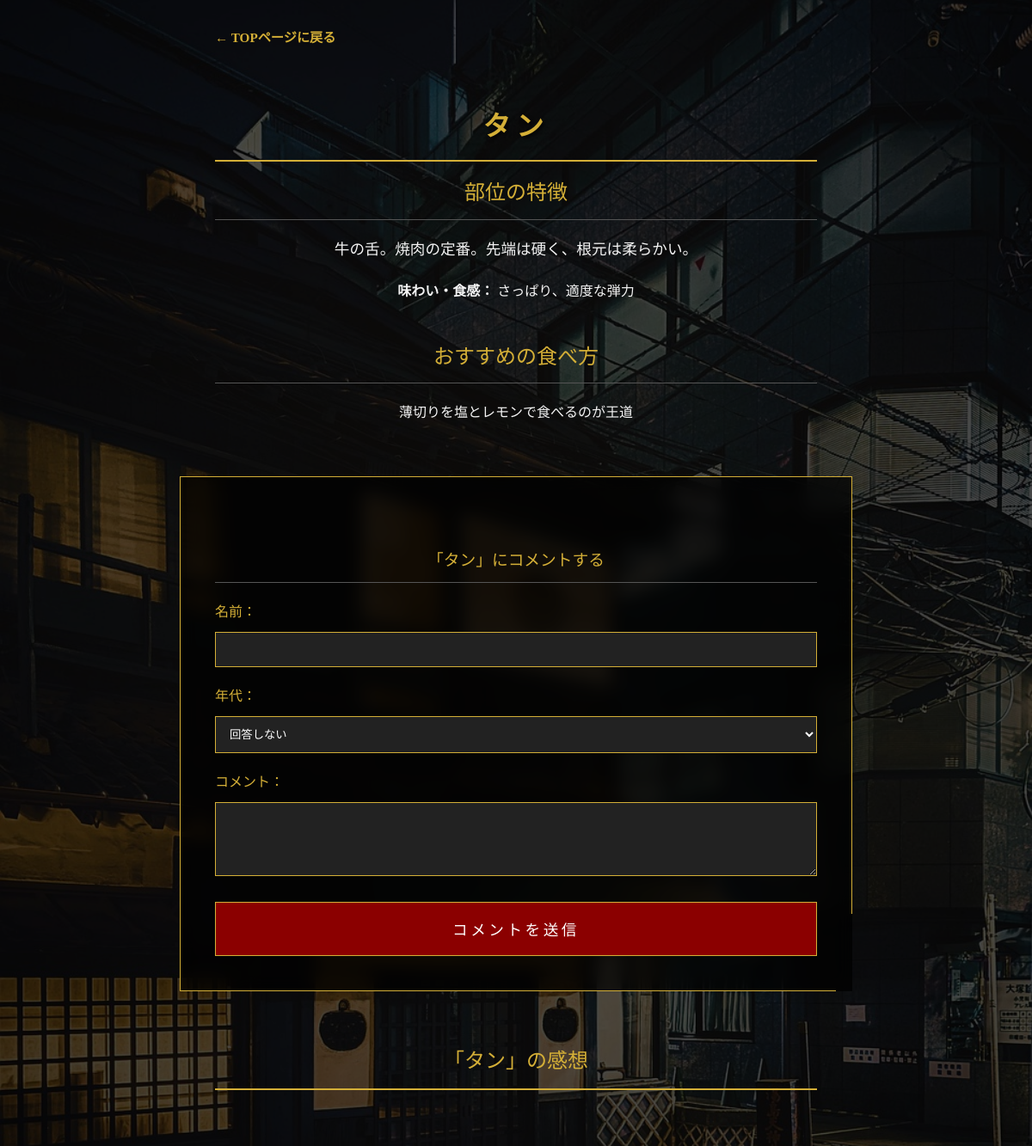
Screenshot of /detail.php?id=2 with the database file from the repository.
### tables this page shows
CREATE TABLE menu (
  id INT AUTO_INCREMENT PRIMARY KEY,
  name VARCHAR(100),
  description TEXT,
  taste TEXT,
  recommended_method TEXT
);

### src/detail.php (the view, shortened to what this page needs)
<?php
require_once 'db.php';
$id = $_GET['id'];
$stmt = $pdo->prepare("SELECT * FROM menu WHERE id = ?");
$stmt->execute([$id]);
$item = $stmt->fetch(PDO::FETCH_ASSOC);
$comments_stmt = $pdo->prepare("SELECT * FROM comments WHERE menu_id = ? ORDER BY created_at DESC");
$comments_stmt->execute([$id]);
$comments = $comments_stmt->fetchAll(PDO::FETCH_ASSOC);
?>
<!DOCTYPE html>
<html lang="ja">
<head>
    <link rel="stylesheet" href="css/style.css">
</head>
<body>
<div class="container">
    <div class="nav-back-area">
        <a href="index.php" class="back-btn">← TOPページに戻る</a>
    </div>
    <div class="section-header">
        <h1><?php echo htmlspecialchars($item['name']); ?></h1>
    </div>
    <div class="detail-box" style="text-align: left; max-width: 700px; margin: 0 auto 40px;">
        <h2 style="margin-top:0;">部位の特徴</h2>
        <p style="font-size: 1.1rem; text-align:center;"><?php echo nl2br(htmlspecialchars($item['description'])); ?></p>
        <p style="text-align:center;"><strong>味わい・食感：</strong> <?php echo htmlspecialchars($item['taste']); ?></p>
        <h2>おすすめの食べ方</h2>
        <p style="text-align:center;"><?php echo nl2br(htmlspecialchars($item['recommended_method'])); ?></p>
    </div>
    <div class="comment-form-box">
        <h3>「<?php echo htmlspecialchars($item['name']); ?>」にコメントする</h3>
        <form action="submit_comment.php" method="POST">
            <label for="username">名前：</label>
            <input type="text" id="username" name="username" required>
            <label for="age_group">年代：</label>
            <select id="age_group" name="age_group">
                <option value="回答しない">回答しない</option>
            </select>
            <label for="comment">コメント：</label>
            <textarea id="comment" name="comment" rows="4" required></textarea>
            <button type="submit">コメントを送信</button>
        </form>
    </div>
    <div class="section-header">
        <h2>「<?php echo htmlspecialchars($item['name']); ?>」の感想</h2>
    </div>
    <ul class="comment-list">
        <?php if ($comments): ?>
            <?php foreach ($comments as $comment): ?>
                <li>
                    <span class="part-label"><?php echo htmlspecialchars($item['name']); ?> について</span><br>
                    <strong><?php echo htmlspecialchars($comment['username']); ?></strong>（<?php echo htmlspecialchars($comment['age_group']); ?>）
                    <small style="color:#666;">投稿日: <?php echo $comment['created_at']; ?></small>
                    <p style="margin-top:10px; border-top:1px solid #eee; padding-top:10px;">
                        <?php echo nl2br(htmlspecialchars($comment['comment'])); ?>
                    </p>
                </li>
            <?php endforeach; ?>
        <?php else: ?>
            <p style="text-align:center; color:#d4af37;">まだコメントはありません。</p>
        <?php endif; ?>
    </ul>
</div>
</body>
</html>

### src/css/style.css (style rules this page uses)
body { font-family: "Yu Mincho", "YuMincho", "Hiragino Mincho ProN", serif; background-color: #1a1a1a; background-image: url('../image/outside.jpg'); background-attachment: fixed; background-size: cover; background-position: center; color: #f4f4f4; margin: 0; padding: 0; line-height: 1.8; }
body::before { content: ""; position: fixed; top: 0; left: 0; width: 100%; height: 100%; background: rgba(0, 0, 0, 0.7); z-index: -1; }
.container { max-width: 900px; margin: 0 auto; padding: 30px 20px; text-align: center; }
h1 { color: #d4af37; border-bottom: 2px solid #d4af37; padding-bottom: 15px; margin-top: 20px; letter-spacing: 0.2em; text-shadow: 2px 2px 4px rgba(0,0,0,0.8); }
h2, h3 { color: #d4af37; border-bottom: 1px solid #555; padding-bottom: 8px; margin-top: 40px; text-align: center; font-weight: normal; }
.nav-back-area { text-align: left; max-width: 700px; margin: 0 auto 10px; }
.back-btn { color: #d4af37; text-decoration: none; font-size: 0.95rem; font-weight: bold; }
.section-header { max-width: 700px; margin: 60px auto 15px; position: relative; border-bottom: 2px solid #d4af37; padding-bottom: 10px; }
.section-header h1, .section-header h2 { margin: 0; border-bottom: none !important; padding-bottom: 0; text-align: center; }
.comment-list { list-style: none; padding: 0; text-align: left; max-width: 700px; margin: 0 auto; }
.comment-form-box { margin: 60px auto; padding: 40px; background-color: rgba(0, 0, 0, 0.7); border: 1px solid #d4af37; max-width: 700px; text-align: left; backdrop-filter: blur(10px); }
.comment-form-box label { display: block; margin-top: 20px; margin-bottom: 8px; color: #d4af37; }
.comment-form-box input, .comment-form-box select, .comment-form-box textarea { width: 100%; display: block; box-sizing: border-box; background: #222; color: #fff; border: 1px solid #d4af37; padding: 12px; margin-bottom: 10px; }
.comment-form-box button { width: 100%; padding: 18px; background: #8B0000; color: white; border: 1px solid #d4af37; cursor: pointer; margin-top: 20px; font-size: 1.1rem; letter-spacing: 0.2em; }

### rows the page displays
menu: name "タン", description "牛の舌。焼肉の定番。先端は硬く、根元は柔らかい。", taste "さっぱり、適度な弾力", recommended_method "薄切りを塩とレモンで食べるのが王道"
